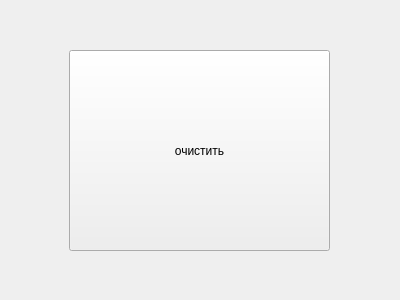
<?xml version="1.0" encoding="UTF-8"?>
<ui version="4.0">
 <class>WinC</class>
 <widget class="QWidget" name="WinC">
  <property name="geometry">
   <rect>
    <x>0</x>
    <y>0</y>
    <width>400</width>
    <height>300</height>
   </rect>
  </property>
  <property name="windowTitle">
   <string>Form</string>
  </property>
  <widget class="QPushButton" name="clearButton">
   <property name="geometry">
    <rect>
     <x>69</x>
     <y>50</y>
     <width>261</width>
     <height>201</height>
    </rect>
   </property>
   <property name="text">
    <string>очистить</string>
   </property>
  </widget>
 </widget>
 <resources/>
 <connections/>
</ui>
